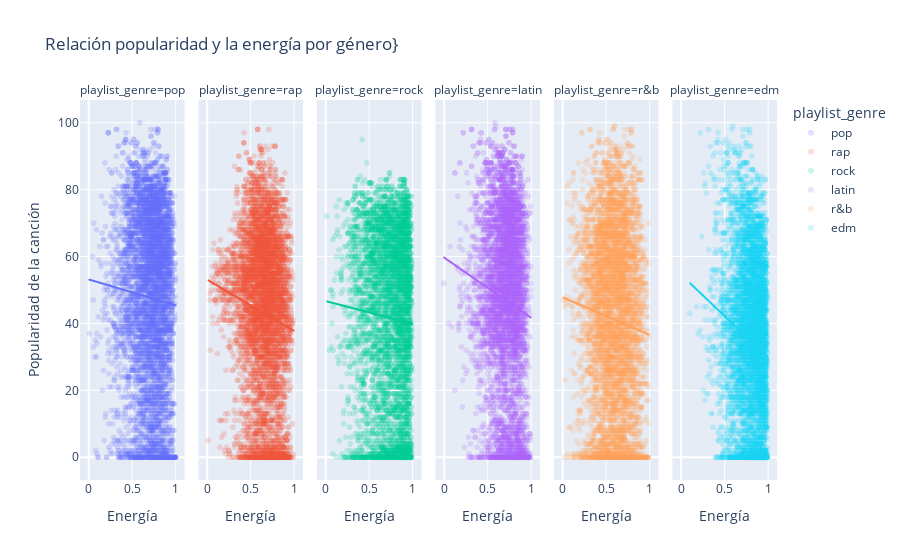

Write notebook code for a chart like this one.
### Code cell
energy_popularity_scatter = px.scatter(spotify_df, 
                                             x="energy", 
                                             y="track_popularity", 
                                             color="playlist_genre", 
                                             facet_col="playlist_genre", 
                                             opacity=0.2, 
                                             title="Relación popularidad y la energía por género}",
                                             labels={"energy": "Energía", "track_popularity": "Popularidad de la canción"},
                                             trendline="ols")  # Agregar línea de tendencia

# Mostrar gráfico
energy_popularity_scatter.show()

### Figure 1 — Plotly figure (JSON) as saved in the notebook; plotly's stock layout.template omitted (floating-point values rounded to 4 significant figures; data arrays with more than 128 entries replaced by an {"elided": "..."} marker saying what was removed)
{"data": [{"hovertemplate": "playlist_genre=pop<br>Energía=%{x}<br>Popularidad de la canción=%{y}<extra></extra>", "legendgroup": "pop", "marker": {"color": "#636efa", "opacity": 0.2, "symbol": "circle"}, "mode": "markers", "name": "pop", "showlegend": true, "type": "scattergl", "x": {"elided": "5507 float values"}, "xaxis": "x", "y": {"elided": "5507 int values"}, "yaxis": "y"}, {"hovertemplate": "<b>OLS trendline</b><br>track_popularity = -7.72109 * energy + 53.1576<br>R<sup>2</sup>=0.002757<br><br>playlist_genre=pop<br>Energía=%{x}<br>Popularidad de la canción=%{y} <b>(trend)</b><extra></extra>", "legendgroup": "pop", "marker": {"color": "#636efa", "symbol": "circle"}, "mode": "lines", "name": "pop", "showlegend": false, "type": "scattergl", "x": {"elided": "5507 float values"}, "xaxis": "x", "y": {"elided": "5507 float values"}, "yaxis": "y"}, {"hovertemplate": "playlist_genre=rap<br>Energía=%{x}<br>Popularidad de la canción=%{y}<extra></extra>", "legendgroup": "rap", "marker": {"color": "#EF553B", "opacity": 0.2, "symbol": "circle"}, "mode": "markers", "name": "rap", "showlegend": true, "type": "scattergl", "x": {"elided": "5746 float values"}, "xaxis": "x2", "y": {"elided": "5746 int values"}, "yaxis": "y2"}, {"hovertemplate": "<b>OLS trendline</b><br>track_popularity = -15.29 * energy + 53.1648<br>R<sup>2</sup>=0.012493<br><br>playlist_genre=rap<br>Energía=%{x}<br>Popularidad de la canción=%{y} <b>(trend)</b><extra></extra>", "legendgroup": "rap", "marker": {"color": "#EF553B", "symbol": "circle"}, "mode": "lines", "name": "rap", "showlegend": false, "type": "scattergl", "x": {"elided": "5746 float values"}, "xaxis": "x2", "y": {"elided": "5746 float values"}, "yaxis": "y2"}, {"hovertemplate": "playlist_genre=rock<br>Energía=%{x}<br>Popularidad de la canción=%{y}<extra></extra>", "legendgroup": "rock", "marker": {"color": "#00cc96", "opacity": 0.2, "symbol": "circle"}, "mode": "markers", "name": "rock", "showlegend": true, "type": "scattergl", "x": {"elided": "4951 float values"}, "xaxis": "x3", "y": {"elided": "4951 int values"}, "yaxis": "y3"}, {"hovertemplate": "<b>OLS trendline</b><br>track_popularity = -6.8204 * energy + 46.7264<br>R<sup>2</sup>=0.002855<br><br>playlist_genre=rock<br>Energía=%{x}<br>Popularidad de la canción=%{y} <b>(trend)</b><extra></extra>", "legendgroup": "rock", "marker": {"color": "#00cc96", "symbol": "circle"}, "mode": "lines", "name": "rock", "showlegend": false, "type": "scattergl", "x": {"elided": "4951 float values"}, "xaxis": "x3", "y": {"elided": "4951 float values"}, "yaxis": "y3"}, {"hovertemplate": "playlist_genre=latin<br>Energía=%{x}<br>Popularidad de la canción=%{y}<extra></extra>", "legendgroup": "latin", "marker": {"color": "#ab63fa", "opacity": 0.2, "symbol": "circle"}, "mode": "markers", "name": "latin", "showlegend": true, "type": "scattergl", "x": {"elided": "5155 float values"}, "xaxis": "x4", "y": {"elided": "5155 int values"}, "yaxis": "y4"}, {"hovertemplate": "<b>OLS trendline</b><br>track_popularity = -17.9847 * energy + 59.7653<br>R<sup>2</sup>=0.011608<br><br>playlist_genre=latin<br>Energía=%{x}<br>Popularidad de la canción=%{y} <b>(trend)</b><extra></extra>", "legendgroup": "latin", "marker": {"color": "#ab63fa", "symbol": "circle"}, "mode": "lines", "name": "latin", "showlegend": false, "type": "scattergl", "x": {"elided": "5155 float values"}, "xaxis": "x4", "y": {"elided": "5155 float values"}, "yaxis": "y4"}, {"hovertemplate": "playlist_genre=r&b<br>Energía=%{x}<br>Popularidad de la canción=%{y}<extra></extra>", "legendgroup": "r&b", "marker": {"color": "#FFA15A", "opacity": 0.2, "symbol": "circle"}, "mode": "markers", "name": "r&b", "showlegend": true, "type": "scattergl", "x": {"elided": "5431 float values"}, "xaxis": "x5", "y": {"elided": "5431 int values"}, "yaxis": "y5"}, {"hovertemplate": "<b>OLS trendline</b><br>track_popularity = -11.2589 * energy + 47.8768<br>R<sup>2</sup>=0.006085<br><br>playlist_genre=r&b<br>Energía=%{x}<br>Popularidad de la canción=%{y} <b>(trend)</b><extra></extra>", "legendgroup": "r&b", "marker": {"color": "#FFA15A", "symbol": "circle"}, "mode": "lines", "name": "r&b", "showlegend": false, "type": "scattergl", "x": {"elided": "5431 float values"}, "xaxis": "x5", "y": {"elided": "5431 float values"}, "yaxis": "y5"}, {"hovertemplate": "playlist_genre=edm<br>Energía=%{x}<br>Popularidad de la canción=%{y}<extra></extra>", "legendgroup": "edm", "marker": {"color": "#19d3f3", "opacity": 0.2, "symbol": "circle"}, "mode": "markers", "name": "edm", "showlegend": true, "type": "scattergl", "x": {"elided": "6043 float values"}, "xaxis": "x6", "y": {"elided": "6043 int values"}, "yaxis": "y6"}, {"hovertemplate": "<b>OLS trendline</b><br>track_popularity = -24.7505 * energy + 54.6952<br>R<sup>2</sup>=0.022209<br><br>playlist_genre=edm<br>Energía=%{x}<br>Popularidad de la canción=%{y} <b>(trend)</b><extra></extra>", "legendgroup": "edm", "marker": {"color": "#19d3f3", "symbol": "circle"}, "mode": "lines", "name": "edm", "showlegend": false, "type": "scattergl", "x": {"elided": "6043 float values"}, "xaxis": "x6", "y": {"elided": "6043 float values"}, "yaxis": "y6"}], "layout": {"annotations": [{"font": {}, "showarrow": false, "text": "playlist_genre=pop", "x": 0.075, "xanchor": "center", "xref": "paper", "y": 1, "yanchor": "bottom", "yref": "paper"}, {"font": {}, "showarrow": false, "text": "playlist_genre=rap", "x": 0.245, "xanchor": "center", "xref": "paper", "y": 1, "yanchor": "bottom", "yref": "paper"}, {"font": {}, "showarrow": false, "text": "playlist_genre=rock", "x": 0.415, "xanchor": "center", "xref": "paper", "y": 1, "yanchor": "bottom", "yref": "paper"}, {"font": {}, "showarrow": false, "text": "playlist_genre=latin", "x": 0.585, "xanchor": "center", "xref": "paper", "y": 1, "yanchor": "bottom", "yref": "paper"}, {"font": {}, "showarrow": false, "text": "playlist_genre=r&b", "x": 0.755, "xanchor": "center", "xref": "paper", "y": 1, "yanchor": "bottom", "yref": "paper"}, {"font": {}, "showarrow": false, "text": "playlist_genre=edm", "x": 0.925, "xanchor": "center", "xref": "paper", "y": 1, "yanchor": "bottom", "yref": "paper"}], "legend": {"title": {"text": "playlist_genre"}, "tracegroupgap": 0}, "title": {"text": "Relación popularidad y la energía por género}"}, "xaxis": {"anchor": "y", "domain": [0, 0.15], "title": {"text": "Energía"}}, "xaxis2": {"anchor": "y2", "domain": [0.17, 0.32], "matches": "x", "title": {"text": "Energía"}}, "xaxis3": {"anchor": "y3", "domain": [0.34, 0.49], "matches": "x", "title": {"text": "Energía"}}, "xaxis4": {"anchor": "y4", "domain": [0.51, 0.66], "matches": "x", "title": {"text": "Energía"}}, "xaxis5": {"anchor": "y5", "domain": [0.68, 0.83], "matches": "x", "title": {"text": "Energía"}}, "xaxis6": {"anchor": "y6", "domain": [0.85, 1], "matches": "x", "title": {"text": "Energía"}}, "yaxis": {"anchor": "x", "domain": [0, 1], "title": {"text": "Popularidad de la canción"}}, "yaxis2": {"anchor": "x2", "domain": [0, 1], "matches": "y", "showticklabels": false}, "yaxis3": {"anchor": "x3", "domain": [0, 1], "matches": "y", "showticklabels": false}, "yaxis4": {"anchor": "x4", "domain": [0, 1], "matches": "y", "showticklabels": false}, "yaxis5": {"anchor": "x5", "domain": [0, 1], "matches": "y", "showticklabels": false}, "yaxis6": {"anchor": "x6", "domain": [0, 1], "matches": "y", "showticklabels": false}}}
